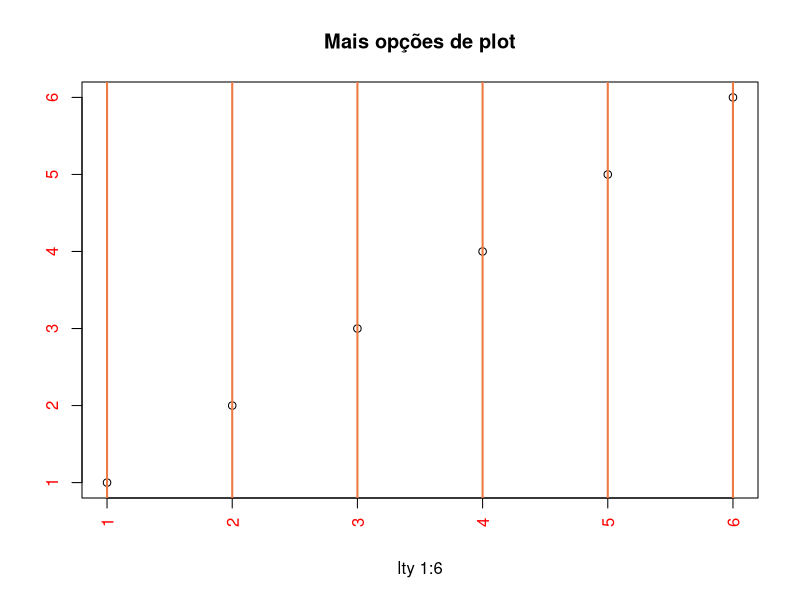
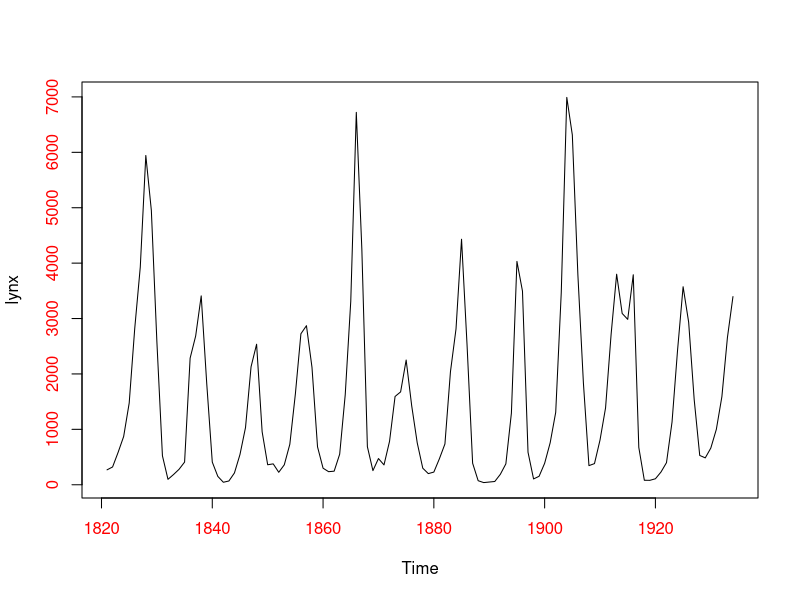
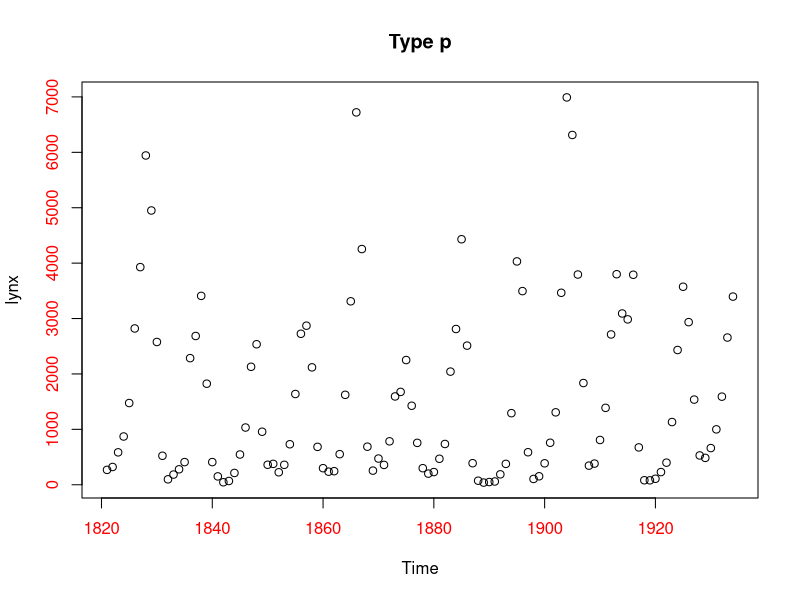
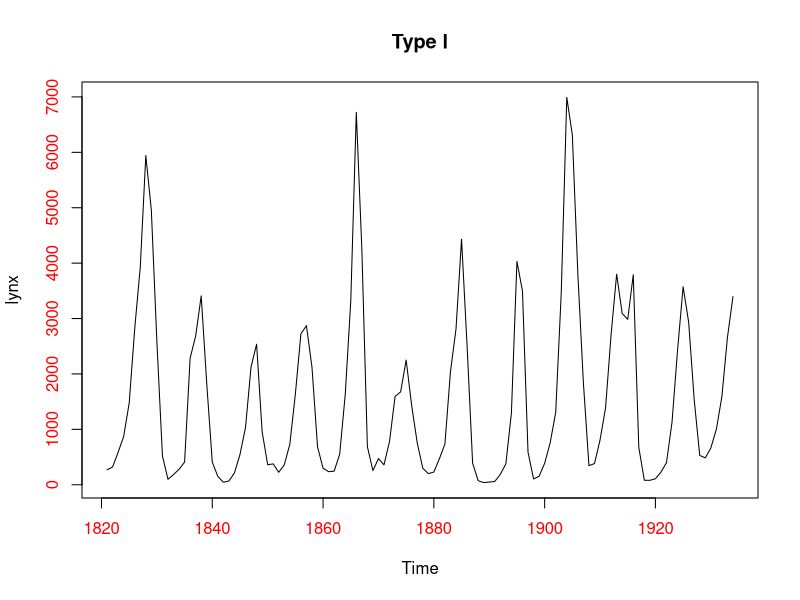
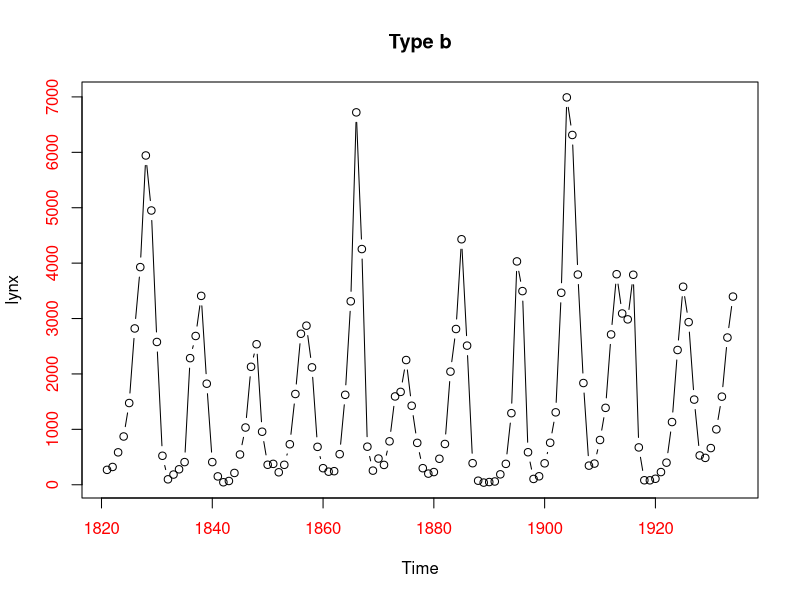
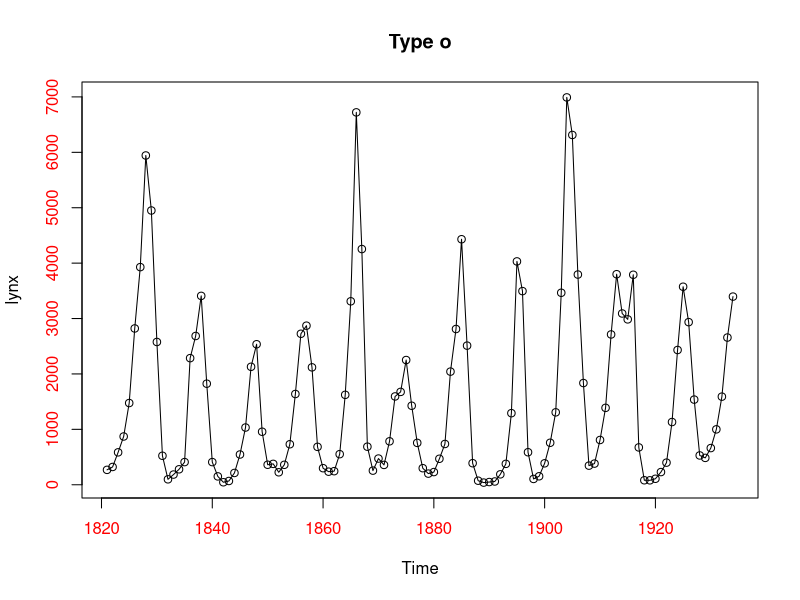
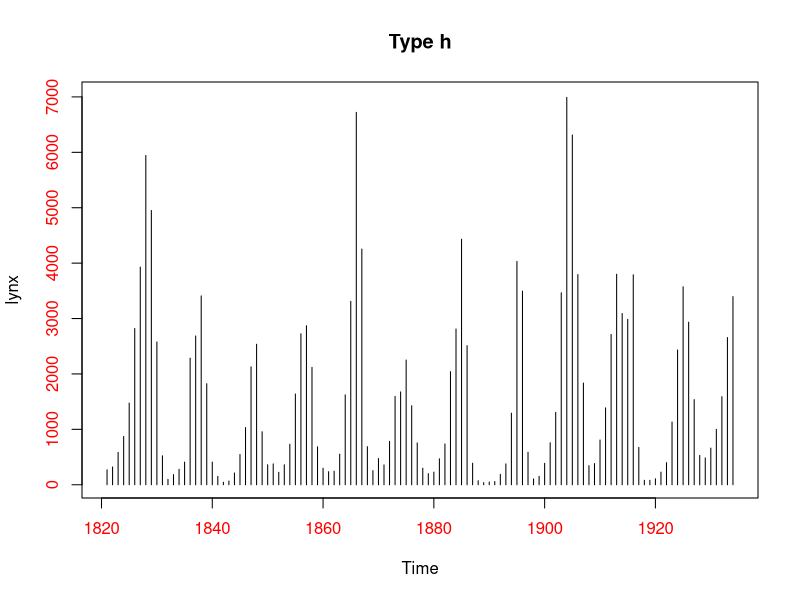
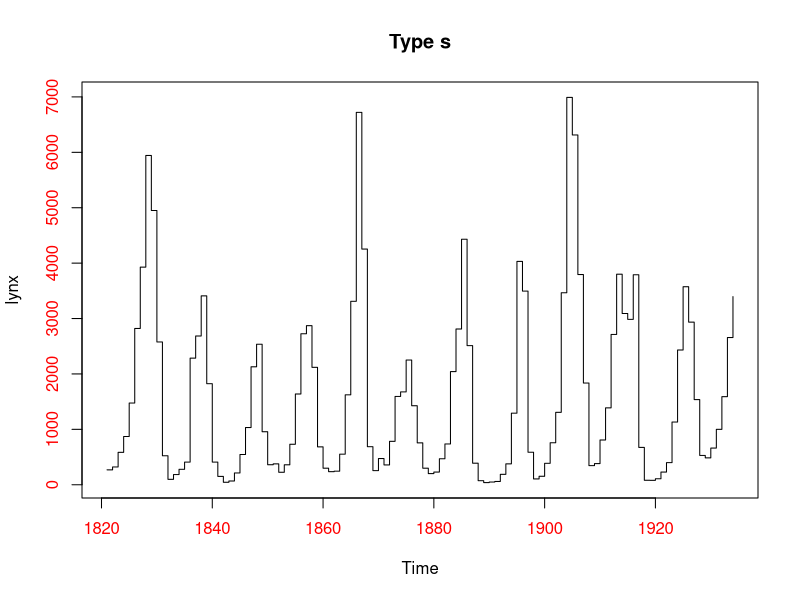

The R script that drew these images, in order:
# Configurando o diretório de trabalho
username_dir = Sys.getenv("USERNAME")
setwd(paste("C:/Users/", username_dir, "/DSA-Data-Science/Big Data Analytics com R e Microsoft Azure Machine Learning/Cap04", sep = ""))
getwd()
windows(width = 15, height = 10)

search()

# Demo - Gráficos
demo("graphics")

# Plot básico
x = 5:7
y = 8:10
plot(x, y)
?plot

altura <- c(145, 167, 176, 123, 150)
largura <- c(51, 63, 64, 40, 55)
plot(altura, largura)

# Plotando um dataframe
?lynx
plot(lynx)
plot(lynx, ylab = "Plots com Dataframes", xlab = "")
plot(lynx, ylab = "Plots com Dataframes", xlab = "Observações")
plot(lynx, main = "Plots com Dataframes", col = "red")
plot(lynx, main = "Plots com Dataframes", col = "red", col.main = 52, cex.main = 1.5)

library(datasets)
hist(warpbreaks$breaks)

airquality
transform(airquality, Month = factor(Month))
boxplot(Ozone ~ Month, airquality, xlab = "Month", ylab = "Ozone (ppb)")

# Especificando parâmetros de plotagem

# col - cor do gráfico
# lty - tipo de linha
# lwd - largura da linha
# pch - tipo de ponto
# cex - tamanho do ponto
# xlab - rótulo do eixo x
# ylab - rótulo do eixo y
# main - título do gráfico
# las - orientação dos rótulos dos eixos
# xlim - limites do eixo x
# ylim - limites do eixo y
# axes - se os eixos devem ser desenhados
# bg - cor de fundo
# mfrow - número de plots por linha
# mfcol - número de plots por coluna

# Funções básicas de plotagem

# plot() - plotagem de gráficos (scatterplots, linhas, pontos, etc)
# lines() - adiciona linhas a um gráfico
# points() - adiciona pontos a um gráfico
# text() - adiciona texto a um gráfico
# title() - adiciona títulos a um gráfico

?par
par() # mostra os parâmetros atuais
par("pch") 
par("lty")

x = 2:4
plot(x, pch = "*")

par(mfrow = c(2, 2), col.axis = "red")
plot(1:8, las = 0, xlab = "xlab", ylab = "ylab", main = "LAS = 0")
plot(1:8, las = 1, xlab = "xlab", ylab = "ylab", main = "LAS = 1")
plot(1:8, las = 2, xlab = "xlab", ylab = "ylab", main = "LAS = 2")
plot(1:8, las = 3, xlab = "xlab", ylab = "ylab", main = "LAS = 3")
legend("topright", pch = 1, col = c("blue", "red"), legend = c("Var1", "Var2"))
par(mfrow = c(1, 1))

colors() # mostra as cores disponíveis

# Salvando gráficos

# png
png("Grafico1.png", width = 800, height = 600, res = 72) # RES = DPI

plot(iris$Sepal.Length, iris$Petal.Length, col = iris$Species, main = "Gráfico gerado a partir do Iris")

dev.off() # fecha o arquivo

# pdf
pdf("Grafico1.pdf")

plot(iris$Sepal.Length, iris$Petal.Length, col = iris$Species, main = "Gráfico gerado a partir do Iris")

dev.off() # fecha o arquivo

# Estendendo as funções de plotagem
install.packages("plotrix")
library(plotrix)
?plotrix

par(mfrow = c(1, 1), col.axis = "red")
plot(1:6, las = 3, xlab = "lty 1:6", ylab = "", main = "Mais opções de plot")
ablineclip(v=1, lty=1, col = "sienna2", lwd = 2)
ablineclip(v=2, lty=1, col = "sienna2", lwd = 2)
ablineclip(v=3, lty=1, col = "sienna2", lwd = 2)
ablineclip(v=4, lty=1, col = "sienna2", lwd = 2)
ablineclip(v=5, lty=1, col = "sienna2", lwd = 2)
ablineclip(v=6, lty=1, col = "sienna2", lwd = 2)

plot(lynx)
plot(lynx, type="p", main="Type p")
plot(lynx, type="l", main="Type l")
plot(lynx, type="b", main="Type b")
plot(lynx, type="o", main="Type o")
plot(lynx, type="h", main="Type h")
plot(lynx, type="s", main="Type s")
plot(lynx, type="n", main="Type n")

# Dois plots em um gráfico
par(mar = c(4, 3, 3, 3), col.axis = "black")

plot(cars$speed, type = "s", col = "red", bty = "n", xlab = "Cars ID", ylab = "")
text(8, 14, "Velocidade", cex = 0.85, col = "red")
par(new = TRUE)

plot(cars$dist, type = "s", col = "darkblue", bty = "n", ann=F, axes=F)
axis(side = 4)
text(37, 18, "Distância", cex = 0.85, col = "darkblue")

title(main = "Velocidade x Distância")

# Plots a partir de datasets
df <- read.csv("pibpercap.csv", stringsAsFactors = FALSE)
head(df)
df_1982 <- subset(df, ano == 1982)
plot(expectativa ~ pibpercap, data = df_1982, log = "x")
View(df)

# Nome para as colunas
mycol = c(Asia = "tomato", Europe = "chocolate4", Africa = "dodgerblue2", Americas = "darkgoldenrod1", Oceania = "green4")

# Plot com cores diferentes para cada continente
plot(expectativa ~ pibpercap, data = df_1982, log = "x", col = mycol[continente])

# Função para a escala
mycex <- function(var, r, f = sqrt) {
    x = f(var)
    x_scaled = (x - min(x))/(max(x) - min(x))
    r[1] + x_scaled * (r[2] - r[1])
}

# Plot com tamanho dos pontos de acordo com a população
plot(expectativa ~ pibpercap, data = df_1982, log = "x", 
    col = mycol[continente], 
    cex = mycex(pop, r = c(0.4, 20)))
